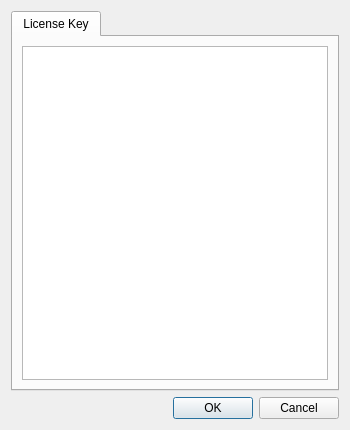
<?xml version="1.0" encoding="UTF-8"?>
<ui version="4.0">
 <class>RegistrationDialog</class>
 <widget class="QDialog" name="RegistrationDialog">
  <property name="geometry">
   <rect>
    <x>0</x>
    <y>0</y>
    <width>350</width>
    <height>430</height>
   </rect>
  </property>
  <property name="windowTitle">
   <string>Registration</string>
  </property>
  <layout class="QVBoxLayout" name="verticalLayout">
   <item>
    <widget class="QTabWidget" name="tabWidget">
     <property name="currentIndex">
      <number>0</number>
     </property>
     <widget class="QWidget" name="tab">
      <attribute name="title">
       <string>License Key</string>
      </attribute>
      <layout class="QVBoxLayout" name="verticalLayout_2">
       <item>
        <widget class="QPlainTextEdit" name="plainTextEdit">
         <property name="font">
          <font>
           <family>Consolas</family>
           <pointsize>11</pointsize>
          </font>
         </property>
         <property name="placeholderText">
          <string extracomment="--- BEGIN LICENSE ---\n\nLicense information\n\n--- END LICENSE ---"/>
         </property>
        </widget>
       </item>
      </layout>
     </widget>
    </widget>
   </item>
   <item>
    <widget class="QDialogButtonBox" name="buttonBox">
     <property name="enabled">
      <bool>true</bool>
     </property>
     <property name="orientation">
      <enum>Qt::Orientation::Horizontal</enum>
     </property>
     <property name="standardButtons">
      <set>QDialogButtonBox::StandardButton::Cancel|QDialogButtonBox::StandardButton::Ok</set>
     </property>
    </widget>
   </item>
  </layout>
 </widget>
 <resources/>
 <connections>
  <connection>
   <sender>buttonBox</sender>
   <signal>accepted()</signal>
   <receiver>RegistrationDialog</receiver>
   <slot>accept()</slot>
   <hints>
    <hint type="sourcelabel">
     <x>248</x>
     <y>254</y>
    </hint>
    <hint type="destinationlabel">
     <x>157</x>
     <y>274</y>
    </hint>
   </hints>
  </connection>
  <connection>
   <sender>buttonBox</sender>
   <signal>rejected()</signal>
   <receiver>RegistrationDialog</receiver>
   <slot>reject()</slot>
   <hints>
    <hint type="sourcelabel">
     <x>316</x>
     <y>260</y>
    </hint>
    <hint type="destinationlabel">
     <x>286</x>
     <y>274</y>
    </hint>
   </hints>
  </connection>
 </connections>
</ui>
